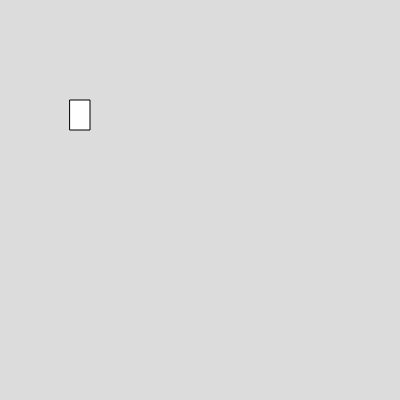
Frame 1 (no input)
Frame 60 (no input): blank canvas, image omitted
Frame 120 (the mouse pressed at the canvas centre since frame 60): blank canvas, image omitted

The p5.js sketch that drew this single still picture (run headless with seeded random() and noise() and a simulated clock; from frame 60 on, the mouse is pressed at the canvas centre):

// p5.js sketch
// ── sketch.js
var box, box2,box3
function setup() 
{
  createCanvas(400, 400);
box=new Box(70,100,20,30,20,5)
// box2=new Box(50,22,10,5,0.001)
// box3=new Box(190,120,55,100)
}

function draw() 
{
  background(220);
box.display()
box.moveup()
box.move()
// box2.display()
// box3.display()
// box2.move()
}


// ── box.js
class Box
  {
    constructor(x,y,w,h,vx,vy)
    {
    this.x=x;
    this.y=y;
    this.w=w;
    this.h=h;
    this.vx=vx;
    this.vy=vy;
    }
    display(){
    rect(this.x,this.y,this.w,this.h)
    }
    move(){
this.x=this.x+this.vx
}
moveup(){
this.y=this.y+this.vy
}
  }

  
